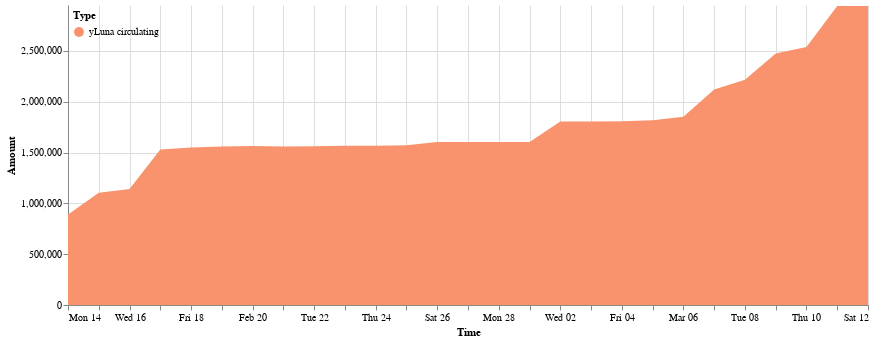

The notebook cell this image was saved under:
### Code cell
cp = ChartProvider()
domain = ['yLuna circulating']
range_ = ['#f8936d']
cp.get_yluna_time_area_chart(daily_delta_rf, 
               alt.Scale(domain=domain, range=range_),
               min_date = daily_delta_rf.Time.min(),
               max_date = daily_delta_rf.Time.max(),
               top_padding = 10000
        ).properties(width=800).configure_view(strokeOpacity=0)

### Figure 1 — Vega-Lite specification as saved in the notebook (floating-point values rounded to 4 significant figures)
{"config": {"view": {"continuousWidth": 400, "continuousHeight": 300, "strokeOpacity": 0}}, "data": {"name": "data-77c1318eaea8c4da27e131f6fa06af82"}, "mark": "area", "encoding": {"color": {"field": "Type", "legend": {"direction": "vertical", "legendY": 0, "orient": "none", "padding": 5}, "scale": {"domain": ["yLuna circulating"], "range": ["#f8936d"]}, "type": "nominal"}, "tooltip": [{"field": "Time", "format": "%Y-%m-%d", "type": "temporal"}, {"field": "Type", "type": "nominal"}, {"field": "Amount (millions)", "type": "nominal"}], "x": {"field": "Time", "scale": {"domain": ["2022-02-14", "2022-03-12"]}, "type": "temporal"}, "y": {"field": "Amount", "scale": {"domain": [0, 2952000.0]}, "type": "quantitative"}}, "width": 800, "$schema": "https://vega.github.io/schema/vega-lite/v4.17.0.json", "datasets": {"data-77c1318eaea8c4da27e131f6fa06af82": [{"Time": "2022-02-14", "Amount signed": 890600.0, "Amount": 890600.0, "Type": "yLuna circulating", "Amount (millions)": "0.89M"}, {"Time": "2022-02-15", "Amount signed": 213600.0, "Amount": 1104000.0, "Type": "yLuna circulating", "Amount (millions)": "1.1M"}, {"Time": "2022-02-16", "Amount signed": 36280.0, "Amount": 1141000.0, "Type": "yLuna circulating", "Amount (millions)": "1.14M"}, {"Time": "2022-02-17", "Amount signed": 390600.0, "Amount": 1531000.0, "Type": "yLuna circulating", "Amount (millions)": "1.53M"}, {"Time": "2022-02-18", "Amount signed": 19640.0, "Amount": 1551000.0, "Type": "yLuna circulating", "Amount (millions)": "1.55M"}, {"Time": "2022-02-19", "Amount signed": 9064.0, "Amount": 1560000.0, "Type": "yLuna circulating", "Amount (millions)": "1.56M"}, {"Time": "2022-02-20", "Amount signed": 5244.0, "Amount": 1565000.0, "Type": "yLuna circulating", "Amount (millions)": "1.57M"}, {"Time": "2022-02-21", "Amount signed": -5322.0, "Amount": 1560000.0, "Type": "yLuna circulating", "Amount (millions)": "1.56M"}, {"Time": "2022-02-22", "Amount signed": 2106.0, "Amount": 1562000.0, "Type": "yLuna circulating", "Amount (millions)": "1.56M"}, {"Time": "2022-02-23", "Amount signed": 4917.0, "Amount": 1567000.0, "Type": "yLuna circulating", "Amount (millions)": "1.57M"}, {"Time": "2022-02-24", "Amount signed": 59.87, "Amount": 1567000.0, "Type": "yLuna circulating", "Amount (millions)": "1.57M"}, {"Time": "2022-02-25", "Amount signed": 4428.0, "Amount": 1571000.0, "Type": "yLuna circulating", "Amount (millions)": "1.57M"}, {"Time": "2022-02-26", "Amount signed": 32790.0, "Amount": 1604000.0, "Type": "yLuna circulating", "Amount (millions)": "1.6M"}, {"Time": "2022-02-27", "Amount signed": 862.6, "Amount": 1605000.0, "Type": "yLuna circulating", "Amount (millions)": "1.6M"}, {"Time": "2022-02-28", "Amount signed": -740.1, "Amount": 1604000.0, "Type": "yLuna circulating", "Amount (millions)": "1.6M"}, {"Time": "2022-03-01", "Amount signed": -406.1, "Amount": 1604000.0, "Type": "yLuna circulating", "Amount (millions)": "1.6M"}, {"Time": "2022-03-02", "Amount signed": 201300.0, "Amount": 1805000.0, "Type": "yLuna circulating", "Amount (millions)": "1.81M"}, {"Time": "2022-03-03", "Amount signed": 1108.0, "Amount": 1806000.0, "Type": "yLuna circulating", "Amount (millions)": "1.81M"}, {"Time": "2022-03-04", "Amount signed": 2958.0, "Amount": 1809000.0, "Type": "yLuna circulating", "Amount (millions)": "1.81M"}, {"Time": "2022-03-05", "Amount signed": 8203.0, "Amount": 1817000.0, "Type": "yLuna circulating", "Amount (millions)": "1.82M"}, {"Time": "2022-03-06", "Amount signed": 35120.0, "Amount": 1852000.0, "Type": "yLuna circulating", "Amount (millions)": "1.85M"}, {"Time": "2022-03-07", "Amount signed": 267300.0, "Amount": 2120000.0, "Type": "yLuna circulating", "Amount (millions)": "2.12M"}, {"Time": "2022-03-08", "Amount signed": 97090.0, "Amount": 2217000.0, "Type": "yLuna circulating", "Amount (millions)": "2.22M"}, {"Time": "2022-03-09", "Amount signed": 257800.0, "Amount": 2475000.0, "Type": "yLuna circulating", "Amount (millions)": "2.47M"}, {"Time": "2022-03-10", "Amount signed": 65280.0, "Amount": 2540000.0, "Type": "yLuna circulating", "Amount (millions)": "2.54M"}, {"Time": "2022-03-11", "Amount signed": 402300.0, "Amount": 2942000.0, "Type": "yLuna circulating", "Amount (millions)": "2.94M"}, {"Time": "2022-03-12", "Amount signed": 247.2, "Amount": 2942000.0, "Type": "yLuna circulating", "Amount (millions)": "2.94M"}]}}
